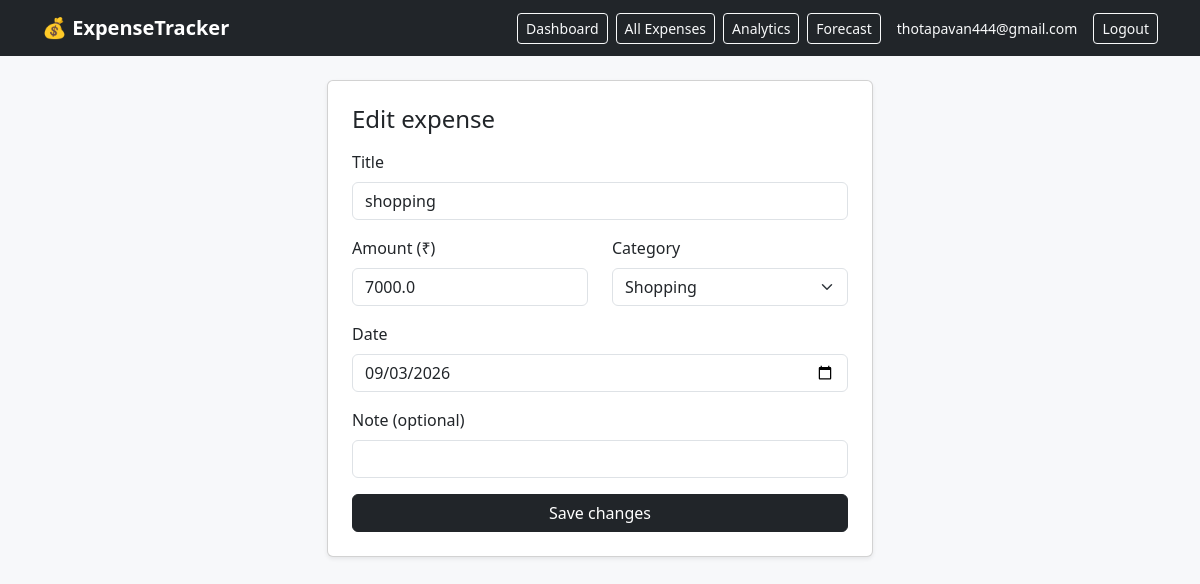
The app's page /expenses/3/edit (signed in) with its own data.
### models.py (models this page shows, shortened)
class User(UserMixin, db.Model):
    id = db.Column(db.Integer, primary_key=True)
    email = db.Column(db.String(120), unique=True, nullable=False)
    password_hash = db.Column(db.String(200), nullable=False)
    monthly_budget = db.Column(db.Float, default=0.0)
    expenses = db.relationship("Expense", backref="owner", lazy=True, cascade="all, delete-orphan")

class Expense(db.Model):
    id = db.Column(db.Integer, primary_key=True)
    user_id = db.Column(db.Integer, db.ForeignKey("user.id"), nullable=False)
    title = db.Column(db.String(120), nullable=False)
    amount = db.Column(db.Float, nullable=False)
    category = db.Column(db.String(50), default="Other")
    note = db.Column(db.String(255), default="")
    expense_date = db.Column(db.Date, default=date.today)
    created_at = db.Column(db.Date, default=date.today)

### app.py (the view, shortened to what this page needs)
    @app.route("/expenses/<int:expense_id>/edit", methods=["GET", "POST"])
    @login_required
    def edit_expense(expense_id):
        expense = Expense.query.filter_by(id=expense_id, user_id=current_user.id).first_or_404()
        return render_template("add_edit.html", expense=expense, categories=CATEGORIES, today=date.today())

### templates/add_edit.html (shortened to what this page needs)
{% extends "base.html" %}
{% block content %}
<div class="row justify-content-center">
  <div class="col-md-6">
    <div class="card shadow-sm">
      <div class="card-body p-4">
        <h4 class="mb-3">{{ 'Edit' if expense else 'Add' }} expense</h4>
        <form method="POST">
          <div class="mb-3">
            <label class="form-label">Title</label>
            <input type="text" name="title" class="form-control" required
                   value="{{ expense.title if expense else '' }}" placeholder="e.g. Groceries">
          </div>
          <div class="row">
            <div class="col-6 mb-3">
              <label class="form-label">Amount (₹)</label>
              <input type="number" step="0.01" name="amount" class="form-control" required
                     value="{{ expense.amount if expense else '' }}">
            </div>
            <div class="col-6 mb-3">
              <label class="form-label">Category</label>
              <select name="category" class="form-select">
                {% for c in categories %}
                  <option value="{{ c }}" {{ 'selected' if expense and expense.category == c else '' }}>{{ c }}</option>
                {% endfor %}
              </select>
            </div>
          </div>
          <div class="mb-3">
            <label class="form-label">Date</label>
            <input type="date" name="expense_date" class="form-control" required
                   value="{{ expense.expense_date if expense else today }}" max="{{ today }}">
          </div>
          <div class="mb-3">
            <label class="form-label">Note (optional)</label>
            <input type="text" name="note" class="form-control" value="{{ expense.note if expense else '' }}">
          </div>
          <button type="submit" class="btn btn-dark w-100">{{ 'Save changes' if expense else 'Add expense' }}</button>
        </form>
      </div>
    </div>
  </div>
</div>
{% endblock %}

### templates/base.html (shortened to what this page needs)
<!doctype html>
<html lang="en">
<head>
  <link href="{{ url_for('static', filename='css/bootstrap.min.css') }}" rel="stylesheet">
</head>
<body>
  <nav class="navbar navbar-expand-lg navbar-dark bg-dark mb-4">
    <div class="container">
      <a class="navbar-brand" href="{{ url_for('index') }}">💰 ExpenseTracker</a>
      {% if current_user.is_authenticated %}
        <div class="d-flex align-items-center">
          <a href="{{ url_for('dashboard') }}" class="btn btn-sm btn-outline-light me-2">Dashboard</a>
          <a href="{{ url_for('list_expenses') }}" class="btn btn-sm btn-outline-light me-2">All Expenses</a>
          <a href="{{ url_for('analytics') }}" class="btn btn-sm btn-outline-light me-2">Analytics</a>
          <a href="{{ url_for('forecast') }}" class="btn btn-sm btn-outline-light me-3">Forecast</a>
          <span class="text-light me-3 small">{{ current_user.email }}</span>
          <a href="{{ url_for('logout') }}" class="btn btn-outline-light btn-sm">Logout</a>
        </div>
      {% endif %}
    </div>
  </nav>
  <div class="container">
    {% block content %}{% endblock %}
  </div>
</body>
</html>

### templates/base.html (style rules this page uses)
body { background: #f7f8fa; }
.navbar-brand { font-weight: 600; }

### records on screen
User: email "thotapavan444@gmail.com"
Expense: title "shopping", amount "7000.0", expense_date "09/03/2026"

### other values on screen
{{ 'Edit' if expense else 'Add' }} "Edit"
{{ 'Save changes' if expense else 'Add expense' }} "Save changes"
form field category "Shopping"
